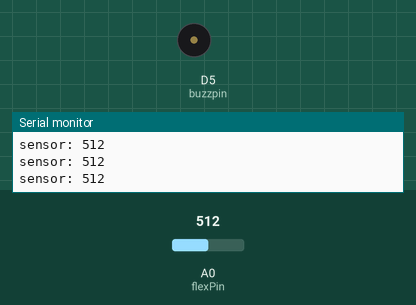
Recording of a sketch running on a simulated ESP8266 (NodeMCU). Shown: buzzer (waves = sounding, pin HIGH), the last lines printed to the serial monitor. The inputs (shaded band) are chosen by the test bench; at power-on: A0 (flexPin) = 512. WiFi joins after 1.5 s; servers stay silent unless stated; web services answer with replies made up by the test bench.

Above: at 2.7 s.
2.8 s: A0 (flexPin) set to 554
4.3 s: A0 (flexPin) set to 580
At 5.1 s:
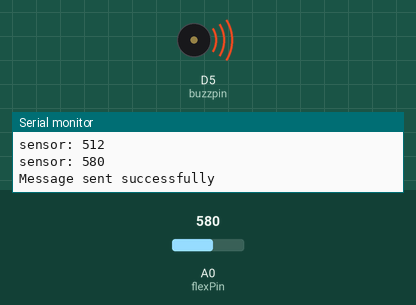
Timing chart, 0 to 7.3 s (numbered marks = the images above; inputs shaded):
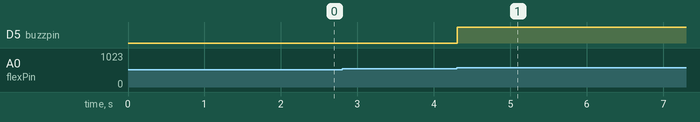

Measured:
- the behaviour switches between 562 and 563 on A0 (flexPin) (found by bisection; images 0 and 1)
- after the input at 4.3 s, D5 (buzzpin): LOW → HIGH at once

The sketch:

Flexsensor_wpintegrationspeaker.ino
```cpp
//board used esp8266
//libraries to download UrlEncode

#include <ESP8266WiFi.h>
#include <ESP8266HTTPClient.h>
#include <WiFiClient.h>
#include <UrlEncode.h>

const char* ssid = "realme 9 5G";// enter wifi name(case sensitive)
const char* password = "12345678";//enter password

//Generate api key by sending text message "I allow callmebot to send me messages" to https://wa.me/+34644992698
String phoneNumber = "";//enter phone number
String apiKey = "";//enter generated api key

//flexsensor and buzzer pins
const int flexPin = A0;//flex sensor analog pin number
const int buzzpin = D5;//buzzer pin

int initflex = analogRead(flexPin);
//Serial.println(initflex);


//fuction definition to send message to whatsapp
void sendMessage(String message){
  // Data to send with HTTP POST
  String url = "http://api.callmebot.com/whatsapp.php?phone=" + phoneNumber + "&apikey=" + apiKey + "&text=" + urlEncode(message);
  WiFiClient client;
  HTTPClient http;
  http.begin(client, url);

  http.addHeader("Content-Type", "application/x-www-form-urlencoded");


  int httpResponseCode = http.POST(url);
  if (httpResponseCode == 200){
    Serial.print("Message sent successfully");
  }
  else{
    Serial.println("Error sending the message");
    Serial.print("HTTP response code: ");
    Serial.println(httpResponseCode);
  }
  http.end();
}

void setup() {

  Serial.begin(115200);
  Serial.println(initflex);
  WiFi.begin(ssid, password);
  Serial.println("Connecting");
  while(WiFi.status() != WL_CONNECTED) {
    delay(500);
    Serial.print(".");
  }
  Serial.println("");
  Serial.print("Connected to WiFi network with IP Address: ");
  Serial.println(WiFi.localIP());


  pinMode(buzzpin,OUTPUT);

}

void loop() {
  // put your main code here, to run repeatedly:
  int flexValue;
  flexValue = analogRead(flexPin);
//  Serial.print("sensor: ");
//  Serial.println(flexValue);

  Serial.print("sensor: ");
  Serial.println(initflex);
  if(flexValue<(initflex-50))
  {
     digitalWrite(buzzpin,HIGH);
     Serial.print("sensor: ");
     Serial.println(flexValue);
     sendMessage("your patient requires assistance");
     delay(300000);
  }
    if(flexValue>(initflex+50))
  {
     digitalWrite(buzzpin,HIGH);
     Serial.print("sensor: ");
     Serial.println(flexValue);
     sendMessage("your patient requires assistance");
     delay(300000);
  }
  else{
    digitalWrite(buzzpin,LOW);
  }

  delay(200);
}
```
